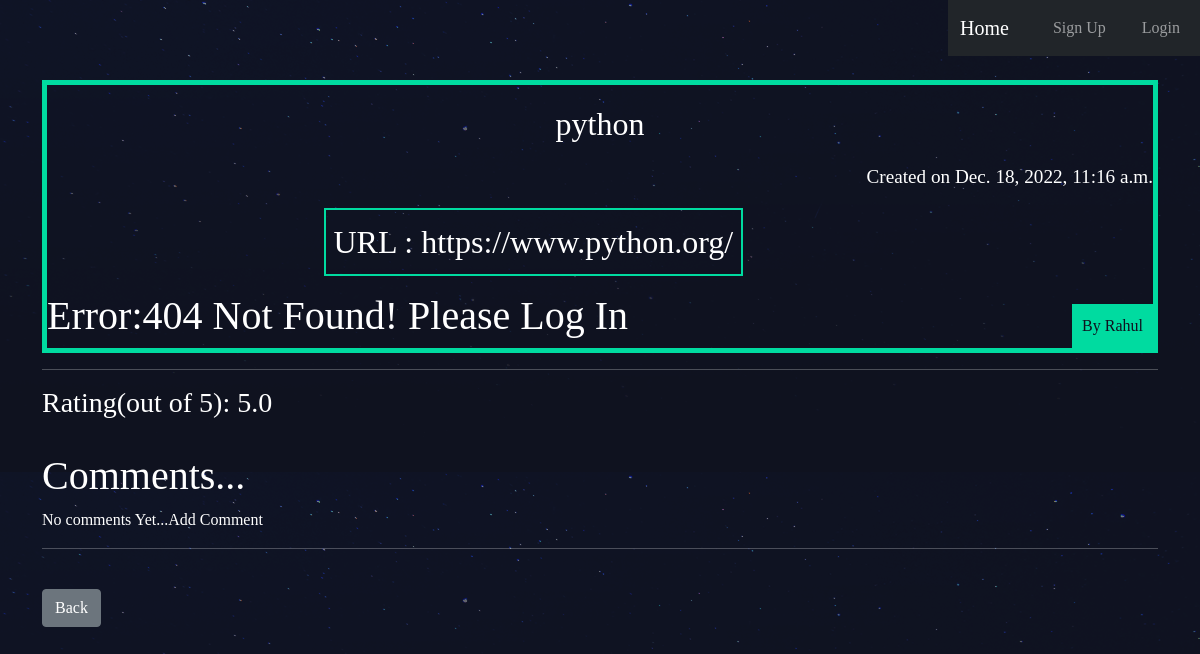
Screenshot of /python/15 with the database file from the repository.
### main/models.py (models this page shows, shortened)
class Post(models.Model):
    title = models.CharField(max_length=255)
    slug = models.SlugField(max_length=250, null=True, blank=True)
    website_url = models.URLField(max_length=250)
    date = models.DateTimeField(auto_now_add=True)
    author = models.ForeignKey(User, on_delete=models.CASCADE)

class Rating(models.Model):
    post = models.ForeignKey(Post,related_name="ratings", on_delete=models.CASCADE)
    rating = models.FloatField()

### main/views.py (the view)
# urls.py: path('<slug>/<int:pk>', WebsiteDetailView.as_view(), name="Selected-Website"),
class WebsiteDetailView(DetailView):
    model = Post
    template_name = 'Selected_Website.html'
    def get(self, request:HttpResponse, slug, pk):
        if request.method == 'GET':
            data2 = Comment.objects.values('post', 'body')
            evaluate_website(data2, pk)
        return super().get(request)

### main/templates/Selected_Website.html (shortened to what this page needs)
{% extends 'base.html' %}
{% block content %}
<div class="article-detail">
<div class="article">
    <h2>{{ post.title }}</h2> <p class="postdate">Created on {{ post.date }}</p>
        <p class="p-2 posturl"><a href="{{ post.website_url }}">URL : {{ post.website_url }} </a></p>
        <p class="author">By {{ post.author }}</p>
    <br>
    {% if user.is_authenticated %}
        {% if user.id == post.author.id %}
            <button type="button" class="btn btn-outline-info site-form">
                <a href="{% url 'Update-Website' post.slug post.pk %}">Edit</a>
            </button> &nbsp;&nbsp;&nbsp;
            <button type="button" class="btn btn-outline-info site-form">
                <a href="{% url 'Delete-Website' post.slug post.pk %}">Delete</a>
            </button>
            <br>
        {% endif %}
    {% else %}
        <h1>Error:404 Not Found! Please Log In</h1>
    {% endif %}
</div>
    <hr>
    {% for rating in post.ratings.all %}
    <h3>Rating(out of 5): {{rating.rating}}</h3>
    {% endfor %}
    <br>
    <h1>Comments...</h1>
    {% if not post.comments.all %}
        No comments Yet...<a href="{% url 'add_comment' post.slug post.pk%}">Add Comment</a>
    {% endif %}
    <hr>
    <br>
    <a href="{% url 'home' %}" class="btn btn-secondary">Back</a>
</div>
{% endblock %}

### main/static/main/style.css (style rules this page uses)
body { background-color: #0f121f; background-image: url(stars.png); background-repeat-y: no-repeat; color: #fff; }
body * { font-family: Ubuntu; }
a, a:hover, a:visited { color: #fff; text-decoration: none; }
.article { padding: 10px; border: 5px solid #00dba0; position: relative; padding-bottom: 20px; }
.article .author { padding: 10px; background: #00dba0; position: absolute; right: 0; bottom: 0; margin: 0; color: #0f121f; }
.article-detail .article { padding: 0; }
.article-detail .article h2 { text-align: center; margin: 20px auto; font-size: 2em; }
.posturl { margin-left: 25%; margin-right: 25%; text-align: center; font-size: 2em; border: 2px solid #00dba0; display: inline-block; }
.postdate { font-size: 1.2em; text-align: end; }

### rows the page displays
Post: title "python", date "Dec. 18, 2022, 11:16 a.m.", website_url "https://www.python.org/", author "Rahul"
Rating: rating "5.0"
